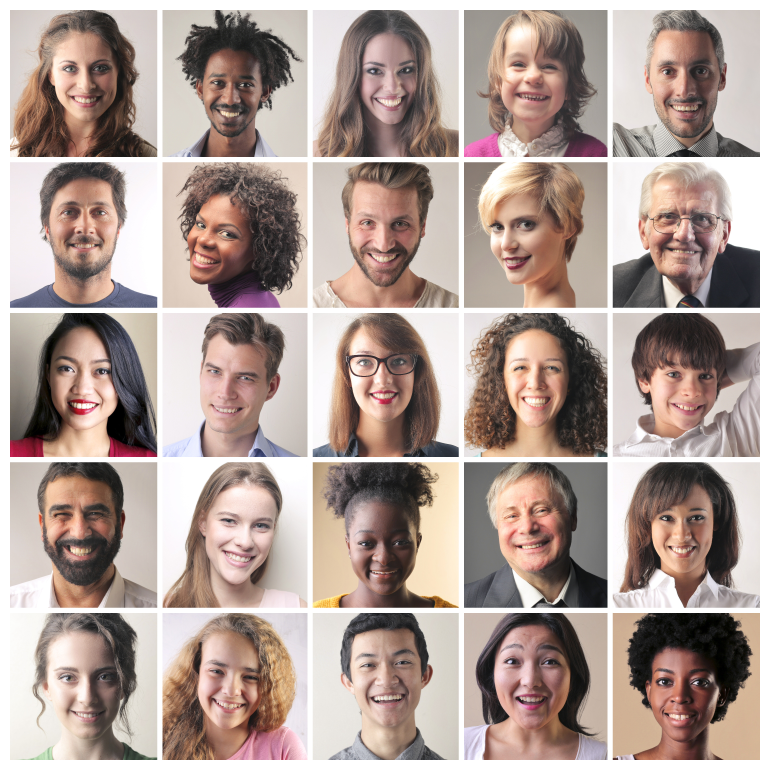
#> input picture course/faces.jpeg, 3080 x 3080 px (shown at 1/4 size)
$ python 12_SkinDetection.py
#> lines starting #> are read from the running program, lines starting #| are printed output that depends on the picture; after the words box and inside, x2 and y2 are one past the last pixel; in counts of white or black regions, pixels touching at a corner belong together
import numpy as np
import cv2 as cv

img = cv.imread('faces.jpeg', 1)
#> img is the input picture: shape (3080, 3080, 3); mean B, G, R 150.4, 157.5, 175.1
img = cv.resize(img, (0,0), fx=0.2, fy=0.2)
#> img: shape (616, 616, 3)
cv.imshow("original", img)


hsv = cv.cvtColor(img, cv.COLOR_BGR2HSV)
#> hsv: shape (616, 616, 3); mean H, S, V 31.1, 43.8, 175.4

h = hsv[:,:,0]
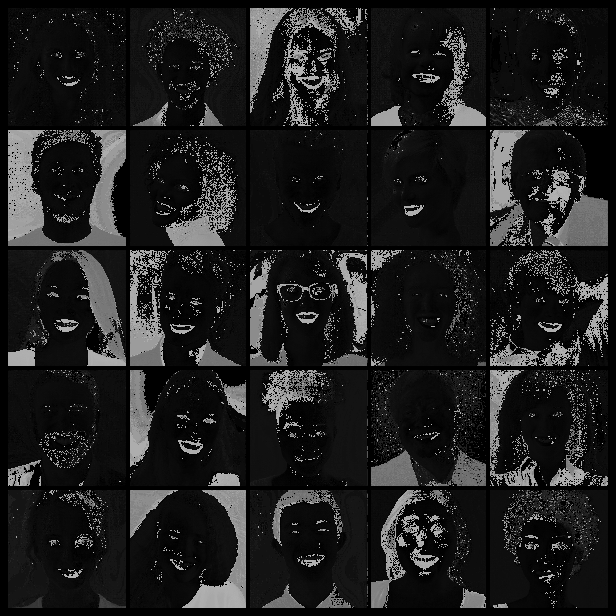
#> h: shape (616, 616); min 0, max 179, mean 31.1
s = hsv[:,:,1]
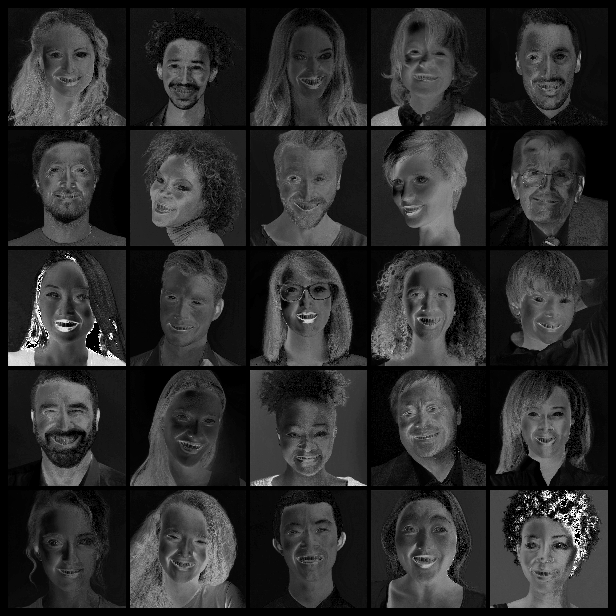
#> s: shape (616, 616); min 0, max 255, mean 43.8
v = hsv[:,:,2]
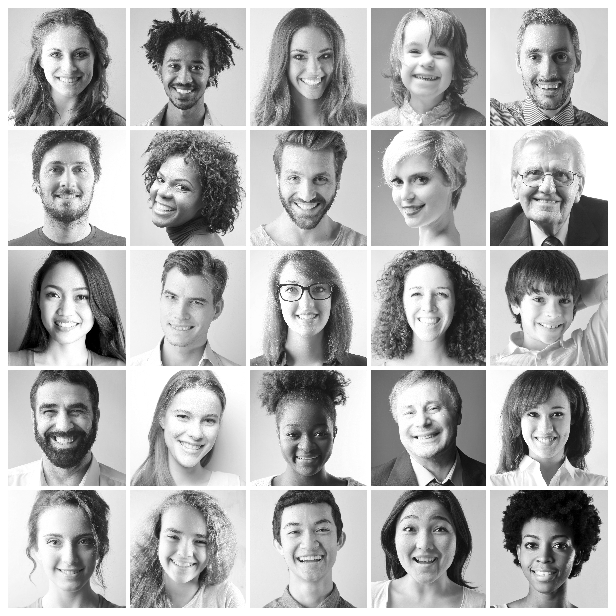
#> v: shape (616, 616); min 0, max 255, mean 175.4

hsv_split = np.concatenate((h, s, v), axis=1)     # axis=1 means concatenate horizontally
hsv_split = cv.resize(hsv_split, (0,0), fx=0.4, fy=0.4)
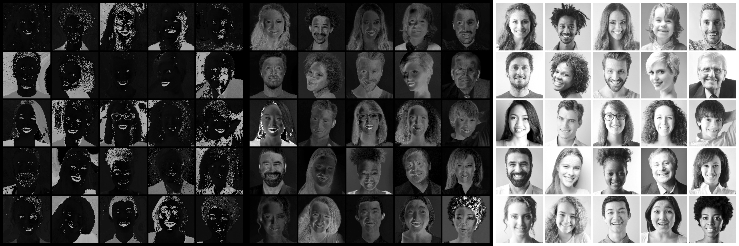
#> hsv_split: shape (246, 739); min 0, max 255, mean 83.2
cv.imshow("split HSV", hsv_split)

ret, min_sat = cv.threshold(s, 40,255, cv.THRESH_BINARY)
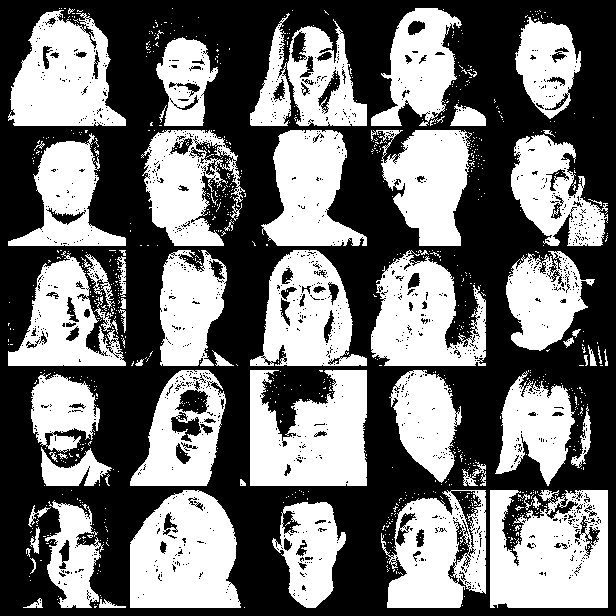
#> min_sat: shape (616, 616); 45% white; 955 white regions (889 under 20 px), largest, box (x1, y1, x2, y2) and area: (490, 490, 608, 608) 11382, (250, 370, 367, 486) 10557, (130, 490, 241, 608) 10290
cv.imshow("Saturation filter", min_sat)

ret, max_hue = cv.threshold(h, 15,255, cv.THRESH_BINARY_INV)
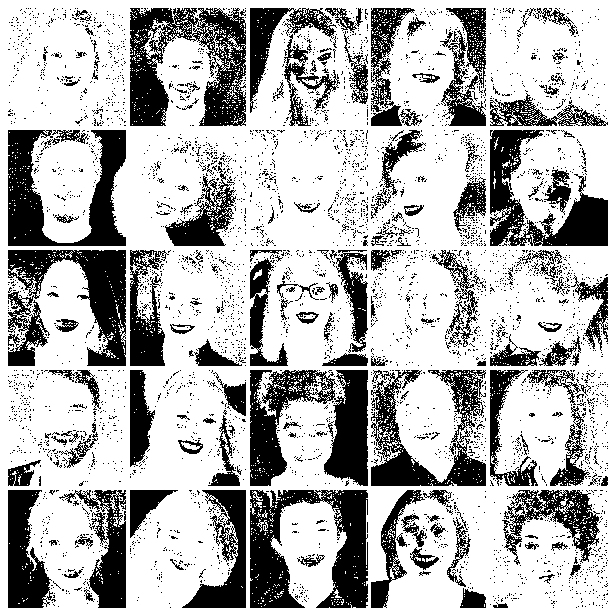
#> max_hue: shape (616, 616); 70.6% white; 4297 black regions (4132 under 20 px), largest, box (x1, y1, x2, y2) and area: (250, 490, 368, 608) 7802, (130, 8, 246, 126) 7658, (250, 370, 368, 486) 7656
cv.imshow("Hue filter", max_hue)

final = cv.bitwise_and(min_sat, max_hue)    # White in both pictures, check them to see
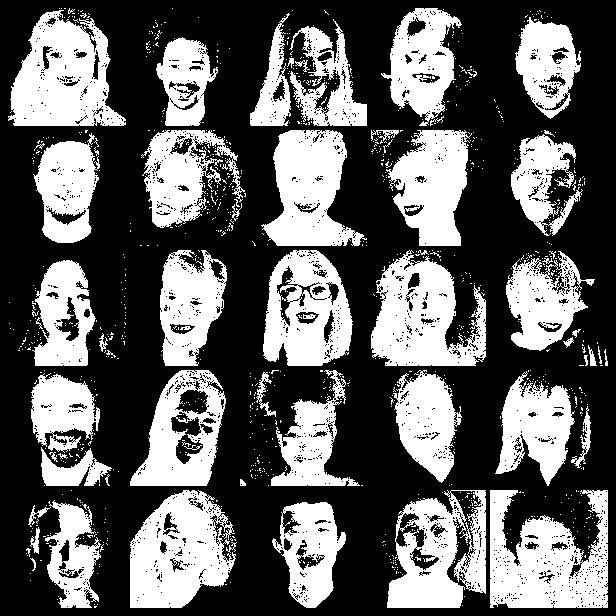
#> final: shape (616, 616); 37.9% white; 1019 white regions (960 under 20 px), largest, box (x1, y1, x2, y2) and area: (490, 490, 608, 608) 9315, (8, 10, 126, 126) 8598, (130, 490, 236, 608) 8454
cv.imshow("Final", final)


cv.waitKey(0)
cv.destroyAllWindows()

$ run again, with course/butterfly.jpg copied over course/faces.jpeg
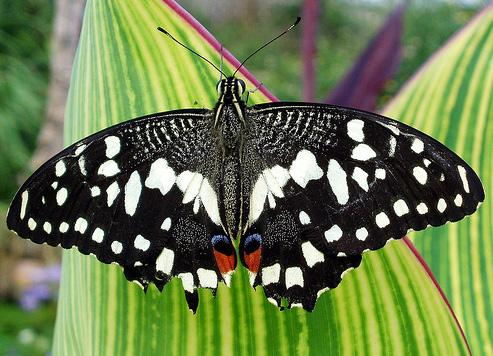
#> input picture course/butterfly.jpg, 493 x 356 px
#> img is the input picture: shape (356, 493, 3); mean B, G, R 77.2, 123.6, 107
#> img: shape (71, 99, 3)
#> hsv: shape (71, 99, 3); mean H, S, V 56.3, 103.4, 127.6
#> `ret, min_sat = cv.threshold(s, 40,255, cv.THRESH_BINARY)`:
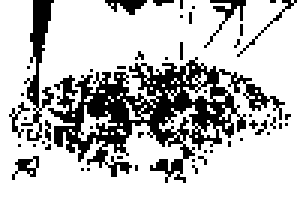
#> min_sat: shape (71, 99) (shown 3 times larger); 76.7% white; black in thin lines or dots, all inside (x1, y1, x2, y2) = (3, 0, 99, 61)
#> max_hue: shape (71, 99); 7.5% white in thin lines or dots
#> `final = cv.bitwise_and(min_sat, max_hue)`:
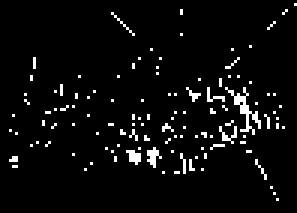
#> final: shape (71, 99) (shown 3 times larger); 4.5% white in thin lines or dots
